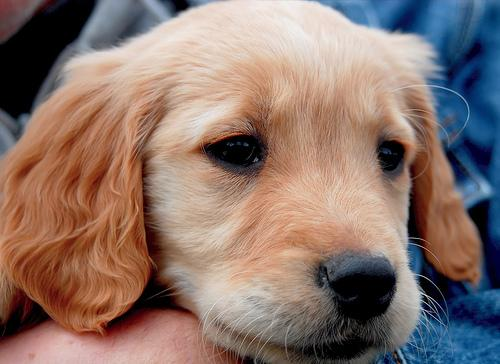
#> input picture doggo.jpeg, 500 x 364 px
$ python compress-image.py
#> lines starting #> are read from the running program, lines starting #| are printed output that depends on the picture; long printed decimals are rounded
import skimage
from skimage.color import rgb2gray
import matplotlib.pyplot as plt
import numpy as np
from math import log2

from dahuffman import HuffmanCodec

def compute_entropy(img):
    '''
    Returns the entropy of the distribution of the pixels of the image
    '''
    values = img.flatten()
    n = len(values)

    if n <= 1:
        return 0

    value, counts = np.unique(values, return_counts=True)
    probs = counts / n
    n_difs = np.count_nonzero(probs)

    if n_difs <= 1:
        return 0

    H = 0
    for i in probs:
        H -= i * log2(i)
    return H

def x_diferences(frame):
    '''
    Returns a numpy array where the value at every pixel p(i, j) is set
    to p(i, j-1) the value of the prediction.
    '''
    new_frame=np.empty(frame.shape, dtype=np.int32)
    for i in range(frame.shape[0]):
        for j in range(frame.shape[1]):
            if i==0 and j==0:
                new_frame[i][j] = 0
            elif j==0:
                new_frame[i][j] = frame[i-1][j]
            else:
                new_frame[i][j] = frame[i][j-1]
    return new_frame


def main(img):
    # Number of bits to store entire image
    print(np.max(img))
    print(f"The image has {img.shape[0]}x{img.shape[1]} pixels")
    n_pixels=img.shape[0]*img.shape[1]
    size = n_pixels*8
    print(f"It would use {size} bits if left uncompressed")


    plt.imshow(img, cmap='gray')
    plt.show()

    H=compute_entropy(img)
    print(f"The entropy of the values of the image is {H}(bits/pixel)")

    # Display histogram
    plt.hist(img.ravel(), bins=256, histtype='step', color='black')
    plt.show()

    difs = img-x_diferences(img)
    # difs = intraframe(img)
    plt.imshow(difs, cmap='gray')
    plt.show()

    H=compute_entropy(difs)
    print(f"The entropy of the values of the image is {H}(bits/pixel)")

    # Display histogram
    plt.hist(difs.ravel(), bins=256, histtype='step', color='black')
    plt.show()

    # Do huffman encoding of the errors using library HuffmanCodec
    codec = HuffmanCodec.from_data(difs.ravel())
    encoded = codec.encode(difs.ravel())
    print(f"The encoded errors use {len(encoded)*8} bits which is an average of {len(encoded)*8/n_pixels} (bits/pixel)")

if __name__=="__main__":

    # Dog image
    file_path = "doggo.jpeg"
    img1 = skimage.io.imread(file_path)
#> img1 is the input picture: shape (364, 500, 3); mean R, G, B 137.8, 115.8, 107.8
    img1 = rgb2gray(img1)*255
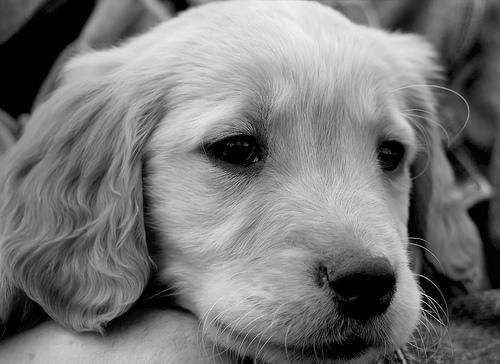
#> img1: shape (364, 500) float64; min 0, max 241.4, mean 119.9
    img1 = img1.astype(np.int16)

    # Random uniform noise
    img2 = np.random.rand(255, 255)*255
    img2 = img2.astype(np.int16)

    # Gradient image
    img3 = np.zeros((255, 255))
    for i in range(255):
        img3[i,:] = i

    main(img1)
#| 241
#| The image has 364x500 pixels
#| It would use 1456000 bits if left uncompressed
#> in compute_entropy, `n = len(values)`: n = 182000
#> in compute_entropy, `value, counts = np.unique(values, return_counts=True)`: value = 242 values from 0 to 241; counts = 242 values, max 8038 at index 0, min 2 at index 241, mean 752.1
#> in compute_entropy, `probs = counts / n`: probs = 242 values, max 0.0442 at index 0, min 1.1e-05 at index 241, mean 0.00413
#> in compute_entropy, `n_difs = np.count_nonzero(probs)`: n_difs = 242
#> the loop in compute_entropy, `for i in probs:` made 242 passes
#> (i, H) on passes 1 to 3: (0.0442, 0.199), (0.00753, 0.252), (0.00601, 0.296)
#> after the loop in compute_entropy, `for i in probs:`: H = 7.69
#| The entropy of the values of the image is 7.689(bits/pixel)
#> in main, `plt.show()`:
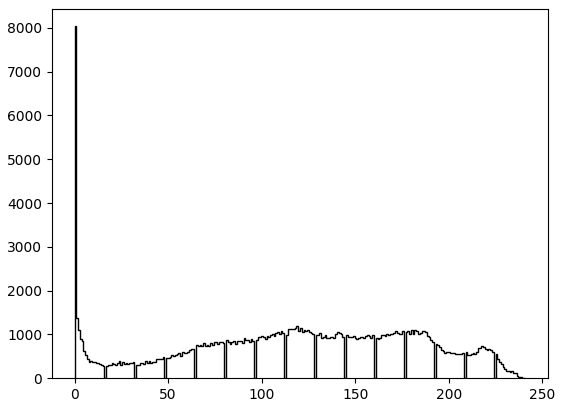
#> figure drawn by matplotlib, 1 panel
#> in main, `difs = img-x_diferences(img)`:
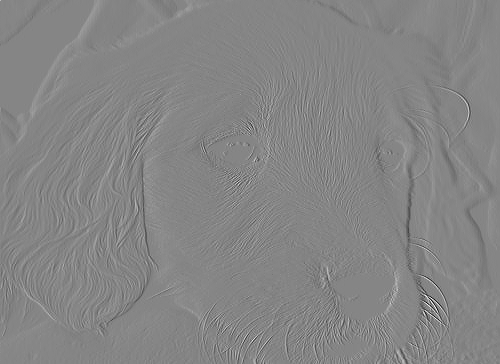
#> difs: shape (364, 500) int32; min -170, max 155, mean 0; drawn with min black and max white
#> the loop in compute_entropy (call 2), `for i in probs:` made 262 passes
#> (i, H) on passes 1 to 3: (5.49e-06, 9.6e-05), (1.1e-05, 0.000277), (5.49e-06, 0.000373)
#> in main, `H=compute_entropy(difs)`: H = 5.1
#| The entropy of the values of the image is 5.098(bits/pixel)
#> in main, `plt.show()`:
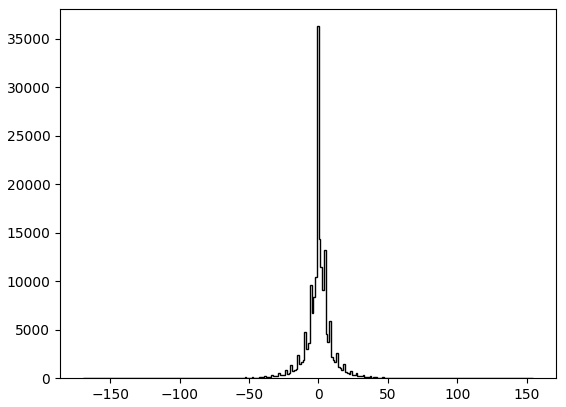
#> figure drawn by matplotlib, 1 panel
#> (the call stopped at in main, `codec = HuffmanCodec.from_data(difs.ravel())`: dahuffman is not available in this run)
